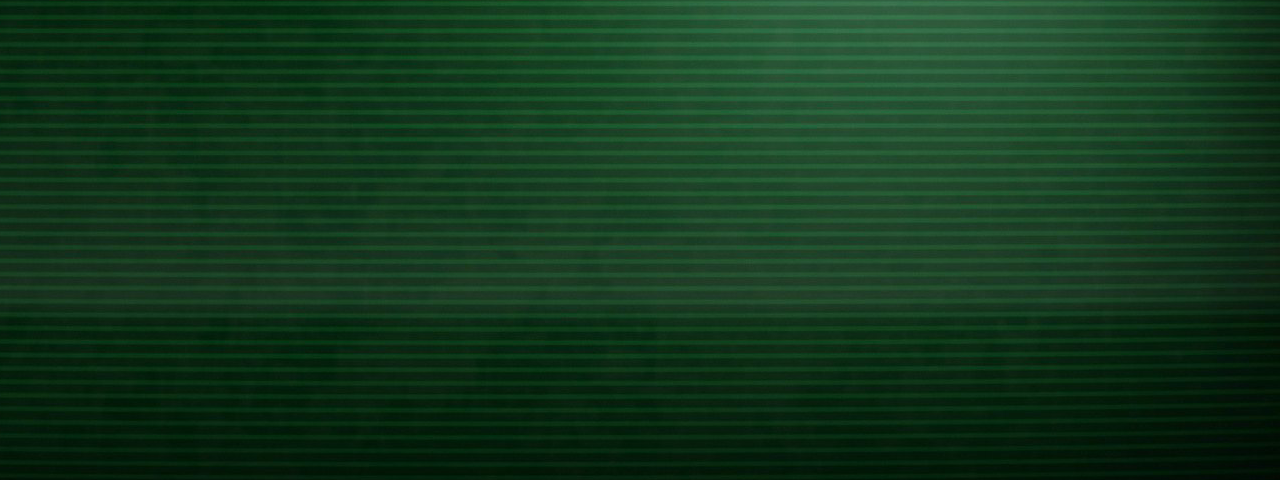

A level layout from a 2D game, rendered from its tile map. Below: a short description, then the map file with its tile-grid data intact:
An orthogonal 40x15 tile map with 32x32 px tiles, 1 tile layer (Tile Layer 1), 2 tilesets.

<map version="1.0" tiledversion="1.1.4" orientation="orthogonal" renderorder="right-down" width="40" height="15" tilewidth="32" tileheight="32" infinite="0" nextobjectid="1">
 <tileset firstgid="1" source="9ywlq.tsx" />
 <tileset firstgid="193" source="terminal.tsx" />
 <layer name="Tile Layer 1" width="40" height="15">
  <data encoding="csv">
918,919,920,921,922,923,924,925,926,927,928,929,930,931,932,933,934,935,936,937,938,939,940,941,942,943,944,945,946,947,948,949,950,951,952,953,954,955,956,957,
969,970,971,972,973,974,975,976,977,978,979,980,981,982,983,984,985,986,987,988,989,990,991,992,993,994,995,996,997,998,999,1000,1001,1002,1003,1004,1005,1006,1007,1008,
1020,1021,1022,1023,1024,1025,1026,1027,1028,1029,1030,1031,1032,1033,1034,1035,1036,1037,1038,1039,1040,1041,1042,1043,1044,1045,1046,1047,1048,1049,1050,1051,1052,1053,1054,1055,1056,1057,1058,1059,
1071,1072,1073,1074,1075,1076,1077,1078,1079,1080,1081,1082,1083,1084,1085,1086,1087,1088,1089,1090,1091,1092,1093,1094,1095,1096,1097,1098,1099,1100,1101,1102,1103,1104,1105,1106,1107,1108,1109,1110,
1122,1123,1124,1125,1126,1127,1128,1129,1130,1131,1132,1133,1134,1135,1136,1137,1138,1139,1140,1141,1142,1143,1144,1145,1146,1147,1148,1149,1150,1151,1152,1153,1154,1155,1156,1157,1158,1159,1160,1161,
1173,1174,1175,1176,1177,1178,1179,1180,1181,1182,1183,1184,1185,1186,1187,1188,1189,1190,1191,1192,1193,1194,1195,1196,1197,1198,1199,1200,1201,1202,1203,1204,1205,1206,1207,1208,1209,1210,1211,1212,
1224,1225,1226,1227,1228,1229,1230,1231,1232,1233,1234,1235,1236,1237,1238,1239,1240,1241,1242,1243,1244,1245,1246,1247,1248,1249,1250,1251,1252,1253,1254,1255,1256,1257,1258,1259,1260,1261,1262,1263,
1275,1276,1277,1278,1279,1280,1281,1282,1283,1284,1285,1286,1287,1288,1289,1290,1291,1292,1293,1294,1295,1296,1297,1298,1299,1300,1301,1302,1303,1304,1305,1306,1307,1308,1309,1310,1311,1312,1313,1314,
1326,1327,1328,1329,1330,1331,1332,1333,1334,1335,1336,1337,1338,1339,1340,1341,1342,1343,1344,1345,1346,1347,1348,1349,1350,1351,1352,1353,1354,1355,1356,1357,1358,1359,1360,1361,1362,1363,1364,1365,
1377,1378,1379,1380,1381,1382,1383,1384,1385,1386,1387,1388,1389,1390,1391,1392,1393,1394,1395,1396,1397,1398,1399,1400,1401,1402,1403,1404,1405,1406,1407,1408,1409,1410,1411,1412,1413,1414,1415,1416,
1428,1429,1430,1431,1432,1433,1434,1435,1436,1437,1438,1439,1440,1441,1442,1443,1444,1445,1446,1447,1448,1449,1450,1451,1452,1453,1454,1455,1456,1457,1458,1459,1460,1461,1462,1463,1464,1465,1466,1467,
1479,1480,1481,1482,1483,1484,1485,1486,1487,1488,1489,1490,1491,1492,1493,1494,1495,1496,1497,1498,1499,1500,1501,1502,1503,1504,1505,1506,1507,1508,1509,1510,1511,1512,1513,1514,1515,1516,1517,1518,
1530,1531,1532,1533,1534,1535,1536,1537,1538,1539,1540,1541,1542,1543,1544,1545,1546,1547,1548,1549,1550,1551,1552,1553,1554,1555,1556,1557,1558,1559,1560,1561,1562,1563,1564,1565,1566,1567,1568,1569,
1581,1582,1583,1584,1585,1586,1587,1588,1589,1590,1591,1592,1593,1594,1595,1596,1597,1598,1599,1600,1601,1602,1603,1604,1605,1606,1607,1608,1609,1610,1611,1612,1613,1614,1615,1616,1617,1618,1619,1620,
1632,1633,1634,1635,1636,1637,1638,1639,1640,1641,1642,1643,1644,1645,1646,1647,1648,1649,1650,1651,1652,1653,1654,1655,1656,1657,1658,1659,1660,1661,1662,1663,1664,1665,1666,1667,1668,1669,1670,1671
</data>
 </layer>
</map>
